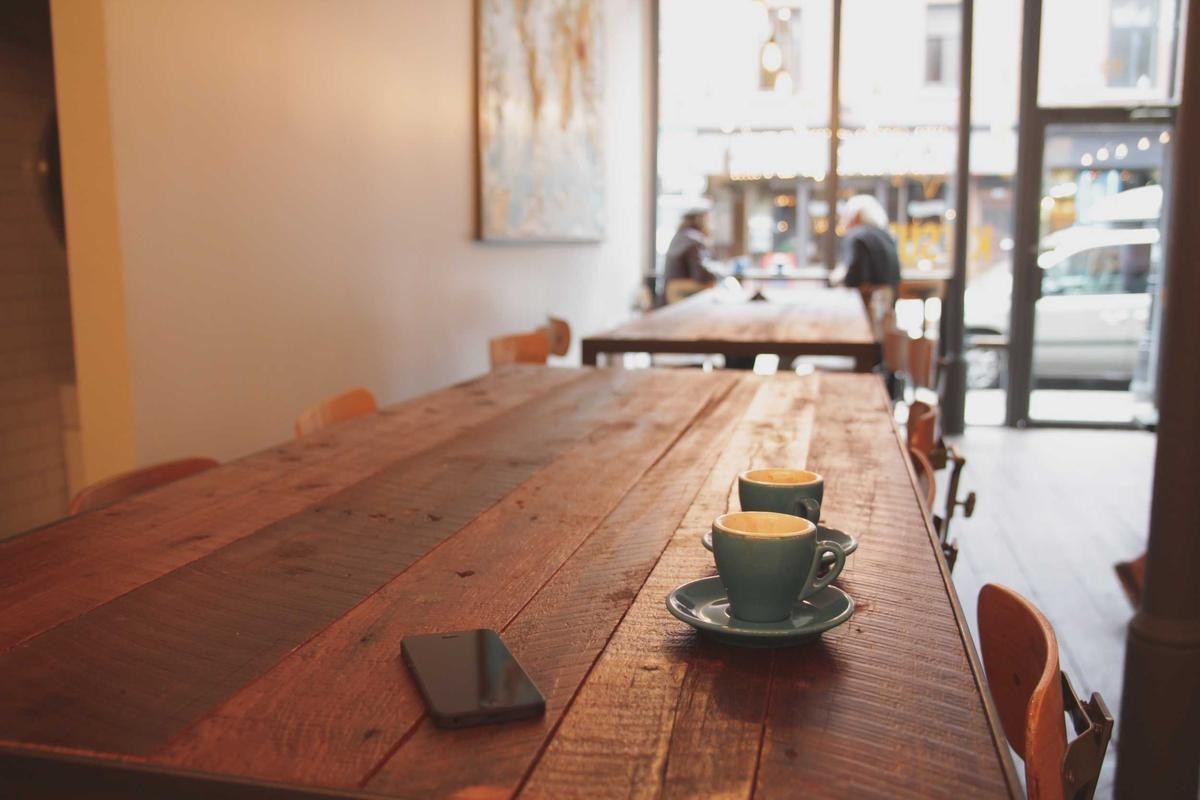
#> input picture images/image_001.jpg, 1200 x 800 px; its folder holds only this picture in this run
$ jupyter execute --allow-errors projet.ipynb
#> lines starting #> are read from the running program, lines starting #| are printed output that depends on the picture
[cell 1]
import requests

SPARQL_ENDPOINT = "https://query.wikidata.org/sparql"

query = """
SELECT ?image WHERE {
  ?item wdt:P31 wd:Q8502 .
  ?item wdt:P18 ?image .
}
LIMIT 120
"""

headers = {
    "User-Agent": "ProjetRecommendationImages/1.0"
}

#> (the rest of this cell did not finish here and is left out)

[cell 2]
import os
import json
import time
import requests
from PIL import Image
from io import BytesIO

# Session avec User-Agent obligatoire
#> (the rest of this cell did not finish here and is left out)

[cell 3]
import os
import json
import time
import requests
from PIL import Image
from io import BytesIO

os.makedirs("images", exist_ok=True)
os.makedirs("data", exist_ok=True)

#> (the rest of this cell did not finish here and is left out)

[cell 4]
import os
import json
from PIL import Image, ExifTags

images_folder = "images"
metadata_list = []

for file_name in os.listdir(images_folder):
    if file_name.lower().endswith((".jpg", ".jpeg", ".png")):
        file_path = os.path.join(images_folder, file_name)

        try:
            img = Image.open(file_path)
#> img is the input picture: PIL image 1200x800 RGB; mean R, G, B 157.7, 128.1, 113.2

            width, height = img.size
            img_format = img.format
            file_size = os.path.getsize(file_path) / 1024

            # Extraction EXIF
            exif_data = {}
            try:
                exif_raw = img._getexif()
                if exif_raw:
                    for tag, value in exif_raw.items():
                        tag_name = ExifTags.TAGS.get(tag, tag)
                        exif_data[str(tag_name)] = str(value)
            except:
                pass

            metadata = {
                "file_name": file_name,
                "width": width,
                "height": height,
                "format": img_format,
                "size_kb": round(file_size, 2),
                "source_url": "Unknown",
                "license": "Picsum / Unsplash",
                "exif": exif_data
            }

            metadata_list.append(metadata)

        except Exception as e:
            print("Erreur sur", file_name, ":", e)

print("Images analysées :", len(metadata_list))
#| Images analysées : 1

[cell 5]
with open("data/images_metadata.json", "w", encoding="utf-8") as f:
    json.dump(metadata_list, f, indent=4, ensure_ascii=False)

print("Fichier images_metadata.json créé ✅")

[cell 6]
import os, json
import numpy as np
from PIL import Image

from sklearn.cluster import KMeans  # si erreur: pip install scikit-learn

# Palette simple pour convertir RGB -> nom (approximation)
COLOR_PALETTE = {
    "noir": (0, 0, 0),
    "blanc": (255, 255, 255),
    "gris": (128, 128, 128),
    "rouge": (220, 20, 60),
    "vert": (34, 139, 34),
    "bleu": (30, 144, 255),
    "jaune": (255, 215, 0),
    "orange": (255, 140, 0),
    "violet": (138, 43, 226),
    "rose": (255, 105, 180),
    "marron": (139, 69, 19),
    "cyan": (0, 255, 255),
}

def rgb_to_name(rgb):
    r, g, b = rgb
    best_name, best_dist = None, float("inf")
    for name, (pr, pg, pb) in COLOR_PALETTE.items():
        d = (r-pr)**2 + (g-pg)**2 + (b-pb)**2
        if d < best_dist:
            best_dist = d
            best_name = name
    return best_name

def extract_dominant_colors(image_path, k=4, max_pixels=50000):
    """
    Retourne k couleurs dominantes en RGB via KMeans.
    On downsample pour accélérer.
    """
    img = Image.open(image_path).convert("RGB")
    arr = np.array(img)

    pixels = arr.reshape(-1, 3)

    # échantillonnage pour accélérer
    if pixels.shape[0] > max_pixels:
        idx = np.random.choice(pixels.shape[0], max_pixels, replace=False)
        pixels = pixels[idx]

    kmeans = KMeans(n_clusters=k, n_init=10, random_state=42)
    kmeans.fit(pixels)

    centers = kmeans.cluster_centers_.astype(int)

    # Trier par fréquence (clusters les plus présents d'abord)
    labels, counts = np.unique(kmeans.labels_, return_counts=True)
    order = np.argsort(counts)[::-1]
    centers = centers[order]

    dominant = [centers[i].tolist() for i in range(min(k, len(centers)))]
    return dominant

def get_orientation(width, height, tol=0.03):
    if abs(width - height) / max(width, height) <= tol:
        return "carre"
    return "paysage" if width > height else "portrait"

def get_size_category(width, height):
    m = max(width, height)
    if m < 500:
        return "vignette"
    elif m <= 1500:
        return "moyenne"
    else:
        return "grande"

def simple_tags(dominant_colors, orientation, size_category):
    # Tags auto basiques (ça suffit pour le projet)
    names = [rgb_to_name(tuple(c)) for c in dominant_colors]
    tags = set(names)
    tags.add(orientation)
    tags.add(size_category)

    # tag luminosité simple
    # luminance approx: 0.2126R + 0.7152G + 0.0722B
    lum = np.mean([0.2126*c[0] + 0.7152*c[1] + 0.0722*c[2] for c in dominant_colors])
    if lum > 180:
        tags.add("clair")
    elif lum < 80:
        tags.add("sombre")
    else:
        tags.add("neutre")

    return sorted(tags)

[cell 7]
images_folder = "images"
labels = {}

# tu peux choisir k=3,4,5 (4 est un bon compromis)
K = 4

files = sorted([f for f in os.listdir(images_folder) if f.lower().endswith((".jpg",".jpeg",".png"))])

for i, file_name in enumerate(files, start=1):
    path = os.path.join(images_folder, file_name)

    try:
        img = Image.open(path)
        width, height = img.size

        dominant = extract_dominant_colors(path, k=K)
        color_names = [rgb_to_name(tuple(c)) for c in dominant]

        orientation = get_orientation(width, height)
        size_category = get_size_category(width, height)
        tags = simple_tags(dominant, orientation, size_category)

        labels[file_name] = {
            "predominant_colors": dominant,
            "color_names": color_names,
            "orientation": orientation,
            "size_category": size_category,
            "tags": tags
        }

        if i % 10 == 0:
            print(f"OK {i}/{len(files)} : {file_name}")

    except Exception as e:
        print("Erreur sur", file_name, ":", e)

print("Images annotées :", len(labels))
#| Images annotées : 1

[cell 8]
with open("data/images_labels.json", "w", encoding="utf-8") as f:
    json.dump(labels, f, indent=4, ensure_ascii=False)

print("✅ data/images_labels.json créé avec", len(labels), "images")
#| ✅ data/images_labels.json créé avec 1 images

#> (a cell that did not finish here is left out)

[cell 10]
import json
import random
from collections import Counter

with open("data/images_labels.json", "r", encoding="utf-8") as f:
    labels = json.load(f)

all_images = list(labels.keys())
print("Nb images disponibles:", len(all_images))

[cell 11]
def pick_favorites_by_preference(all_imgs, labels, prefer_colors=None, prefer_orientation=None, prefer_tags=None, n_min=10, n_max=20):
    n_fav = random.randint(n_min, n_max)

    scored = []
    for img in all_imgs:
        s = 0
        info = labels[img]

        if prefer_colors:
            s += sum(2 for c in info["color_names"] if c in prefer_colors)

        if prefer_orientation:
            s += 2 if info["orientation"] == prefer_orientation else 0

        if prefer_tags:
            s += sum(1 for t in info["tags"] if t in prefer_tags)

        scored.append((img, s))

    scored.sort(key=lambda x: x[1], reverse=True)

    # prendre surtout les meilleurs mais garder un peu de hasard
    top_pool = [img for img, _ in scored[:60]]
    favorites = random.sample(top_pool, k=min(n_fav, len(top_pool)))
    return favorites

random.seed(42)

users_raw = [
    {"user_id": "user_001", "theme": "bleu_paysage", "prefs": {"colors": ["bleu", "cyan"], "orientation": "paysage", "tags": ["clair"]}},
    {"user_id": "user_002", "theme": "vert_nature",  "prefs": {"colors": ["vert"], "orientation": "paysage", "tags": ["neutre", "clair"]}},
    {"user_id": "user_003", "theme": "sombre",       "prefs": {"colors": ["noir", "gris"], "orientation": None, "tags": ["sombre"]}},
    {"user_id": "user_004", "theme": "chaud",        "prefs": {"colors": ["rouge", "orange", "jaune"], "orientation": "portrait", "tags": ["clair", "neutre"]}},
    {"user_id": "user_005", "theme": "mix",          "prefs": {"colors": ["violet", "rose"], "orientation": None, "tags": ["neutre"]}},
]

users = []
for u in users_raw:
    favs = pick_favorites_by_preference(
        all_images, labels,
        prefer_colors=u["prefs"]["colors"],
        prefer_orientation=u["prefs"]["orientation"],
        prefer_tags=u["prefs"]["tags"]
    )
    users.append({
        "user_id": u["user_id"],
        "theme": u["theme"],
        "favorite_images": favs
    })

print("Utilisateurs simulés:", len(users))
print(users[0]["user_id"], "->", len(users[0]["favorite_images"]), "favoris")

[cell 12]
def build_user_profile(user, labels, top_n=3, top_tags=5):
    favs = user["favorite_images"]

    all_colors = []
    all_orientations = []
    all_sizes = []
    all_tags = []

    for img in favs:
        info = labels[img]
        all_colors.extend(info.get("color_names", []))
        all_orientations.append(info.get("orientation"))
        all_sizes.append(info.get("size_category"))
        all_tags.extend(info.get("tags", []))

    fav_colors = [c for c, _ in Counter(all_colors).most_common(top_n)]
    fav_orientation = Counter(all_orientations).most_common(1)[0][0] if all_orientations else None
    fav_size = Counter(all_sizes).most_common(1)[0][0] if all_sizes else None
    fav_tags = [t for t, _ in Counter(all_tags).most_common(top_tags)]

    return {
        "user_id": user["user_id"],
        "favorite_colors": fav_colors,
        "favorite_orientation": fav_orientation,
        "favorite_size": fav_size,
        "favorite_tags": fav_tags,
        "favorite_images": favs
    }

user_profiles = [build_user_profile(u, labels) for u in users]

print("Profil exemple :")
print(user_profiles[0])

[cell 13]
# Couleurs populaires globalement
global_colors = []
global_tags = []

for prof in user_profiles:
    global_colors.extend(prof["favorite_colors"])
    global_tags.extend(prof["favorite_tags"])

top_global_colors = Counter(global_colors).most_common(10)
top_global_tags = Counter(global_tags).most_common(10)

print("Top couleurs (global):", top_global_colors)
print("Top tags (global):", top_global_tags)

[cell 14]
with open("data/users.json", "w", encoding="utf-8") as f:
    json.dump(user_profiles, f, indent=4, ensure_ascii=False)

print("✅ data/users.json créé avec", len(user_profiles), "utilisateurs")

[cell 15]
import json
import matplotlib.pyplot as plt
from collections import Counter

# Charger labels
with open("data/images_labels.json", "r", encoding="utf-8") as f:
    labels = json.load(f)

# Charger users
with open("data/users.json", "r", encoding="utf-8") as f:
    users = json.load(f)

print("Images:", len(labels))
print("Users:", len(users))

[cell 16]
orientations = [info["orientation"] for info in labels.values()]
orientation_counts = Counter(orientations)

plt.figure()
plt.bar(orientation_counts.keys(), orientation_counts.values())
plt.title("Nombre d'images par orientation")
plt.xlabel("Orientation")
plt.ylabel("Nombre d'images")
plt.legend(["Orientation"])
plt.savefig("data/plot_orientation.png")
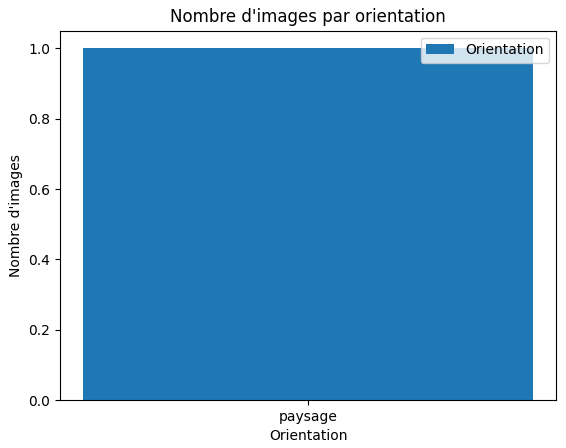
#> figure drawn by matplotlib, 1 panel
plt.show()

[cell 17]
sizes = [info["size_category"] for info in labels.values()]
size_counts = Counter(sizes)

plt.figure()
plt.bar(size_counts.keys(), size_counts.values())
plt.title("Nombre d'images par categorie de taille")
plt.xlabel("Categorie")
plt.ylabel("Nombre d'images")
plt.legend(["Taille"])
plt.savefig("data/plot_size.png")
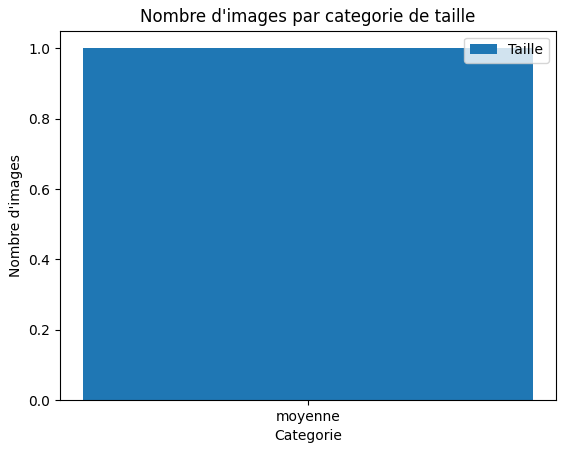
#> figure drawn by matplotlib, 1 panel
plt.show()

[cell 18]
formats = []
for file in labels.keys():
    if file.lower().endswith(".jpg"):
        formats.append("JPEG")
    elif file.lower().endswith(".png"):
        formats.append("PNG")
    else:
        formats.append("Autre")

format_counts = Counter(formats)

plt.figure()
plt.pie(format_counts.values(), labels=format_counts.keys(), autopct='%1.1f%%')
plt.title("Distribution des formats d'image")
plt.savefig("data/plot_formats.png")
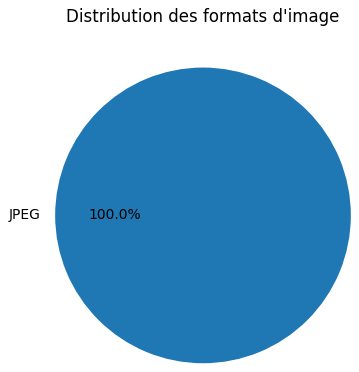
#> figure drawn by matplotlib, 1 panel
plt.show()

[cell 19]
all_colors = []
for info in labels.values():
    all_colors.extend(info["predominant_colors"])

plt.figure(figsize=(8,2))

for i, color in enumerate(all_colors[:20]):  # afficher 20 exemples
    plt.fill_between([i, i+1], 0, 1, color=[c/255 for c in color])

plt.xticks([])
plt.yticks([])
plt.title("Exemple de couleurs predominantes")
plt.savefig("data/plot_palette.png")
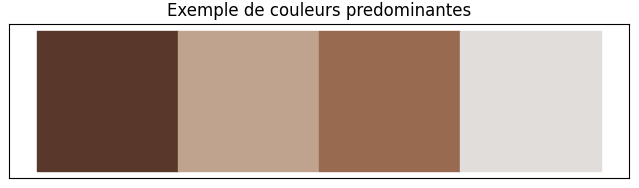
#> figure drawn by matplotlib, 1 panel
plt.show()

[cell 20]
all_color_names = []
for info in labels.values():
    all_color_names.extend(info["color_names"])

color_counts = Counter(all_color_names)

plt.figure()
plt.bar(color_counts.keys(), color_counts.values())
plt.xticks(rotation=45)
plt.title("Frequence des couleurs")
plt.xlabel("Couleurs")
plt.ylabel("Frequence")
plt.legend(["Couleurs"])
plt.savefig("data/plot_color_histogram.png")
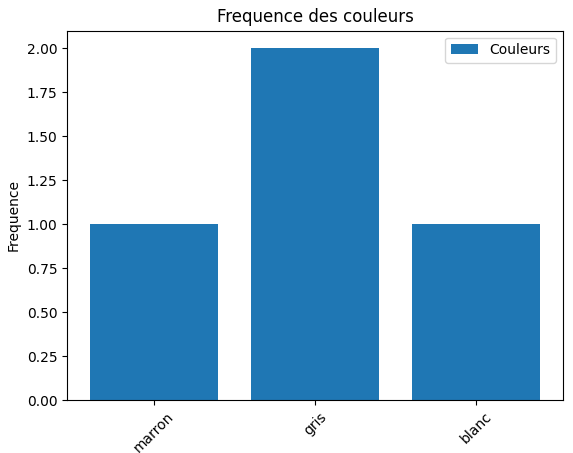
#> figure drawn by matplotlib, 1 panel; tallest bar 2 high, from x = 0.6 to 1.4
plt.show()

[cell 21]
plt.figure()

for user in users:
    colors = user["favorite_colors"]
    counts = Counter(colors)
    plt.bar([user["user_id"] + "_" + c for c in counts.keys()],
            counts.values())

plt.xticks(rotation=45)
plt.title("Couleurs favorites par utilisateur")
plt.xlabel("Utilisateur_Couleur")
plt.ylabel("Frequence")
plt.savefig("data/plot_user_colors.png")
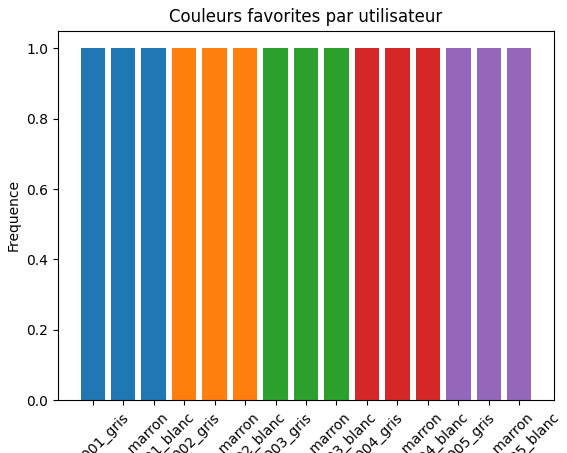
#> figure drawn by matplotlib, 1 panel
plt.show()

[cell 22]
user_orientations = {u["user_id"]: u["favorite_orientation"] for u in users}
orientation_counts = Counter(user_orientations.values())

plt.figure()
plt.bar(orientation_counts.keys(), orientation_counts.values())
plt.title("Orientation favorite des utilisateurs")
plt.xlabel("Orientation")
plt.ylabel("Nombre d'utilisateurs")
plt.legend(["Orientation favorite"])
plt.savefig("data/plot_user_orientation.png")
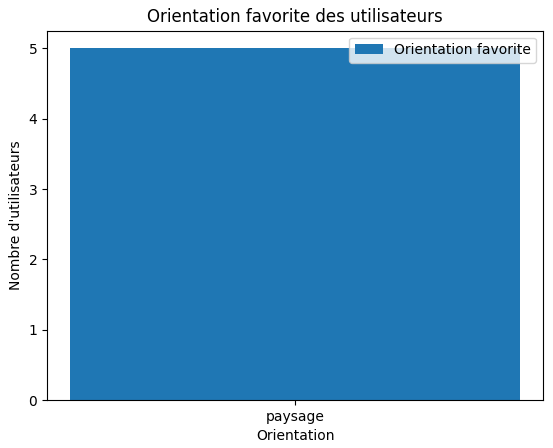
#> figure drawn by matplotlib, 1 panel
plt.show()

[cell 23]
all_tags = []
for info in labels.values():
    all_tags.extend(info["tags"])

tag_counts = Counter(all_tags).most_common(15)

tags, counts = zip(*tag_counts)

plt.figure()
plt.bar(tags, counts)
plt.xticks(rotation=45)
plt.title("Tags les plus courants")
plt.xlabel("Tags")
plt.ylabel("Frequence")
plt.legend(["Tags"])
plt.savefig("data/plot_tags.png")
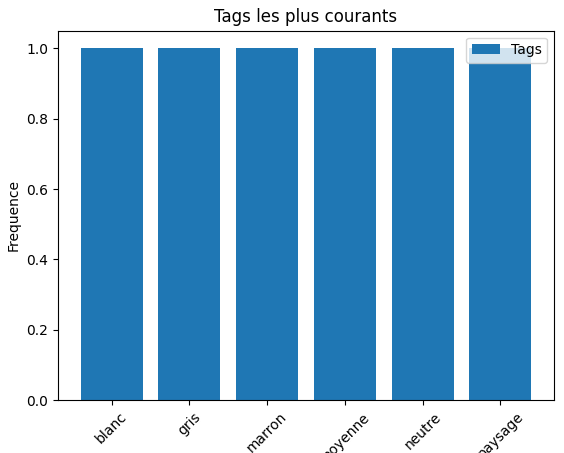
#> figure drawn by matplotlib, 1 panel
plt.show()

[cell 24]
import os, random, shutil, time, json
import requests
from PIL import Image
from io import BytesIO

# ---- Réglages ----
N_IMAGES = 120          # prends 120 pour être sûr d'avoir 100+ utilisables
P_CONVERT_PNG = 0.35    # 35% en PNG, le reste en JPG
SEED = 42
random.seed(SEED)

images_dir = "images_v2"
data_dir = "data"
os.makedirs(images_dir, exist_ok=True)
os.makedirs(data_dir, exist_ok=True)

# 1) Nettoyer le dossier images (optionnel mais conseillé)
for f in os.listdir(images_dir):
    fp = os.path.join(images_dir, f)
    if os.path.isfile(fp):
        os.remove(fp)

#> (the rest of this cell did not finish here and is left out)

[cell 25]
from collections import Counter
import matplotlib.pyplot as plt

all_color_names = []
for info in labels.values():
    all_color_names.extend(info["color_names"])

color_counts = Counter(all_color_names)

# 🔥 TRI DÉCROISSANT
sorted_colors = sorted(color_counts.items(), key=lambda x: x[1], reverse=True)

colors, counts = zip(*sorted_colors)

plt.figure()
plt.bar(colors, counts)
plt.xticks(rotation=45)
plt.title("Frequence des couleurs (ordre décroissant)")
plt.xlabel("Couleurs")
plt.ylabel("Frequence")
plt.legend(["Couleurs"])
plt.savefig("data/plot_color_histogram.png")
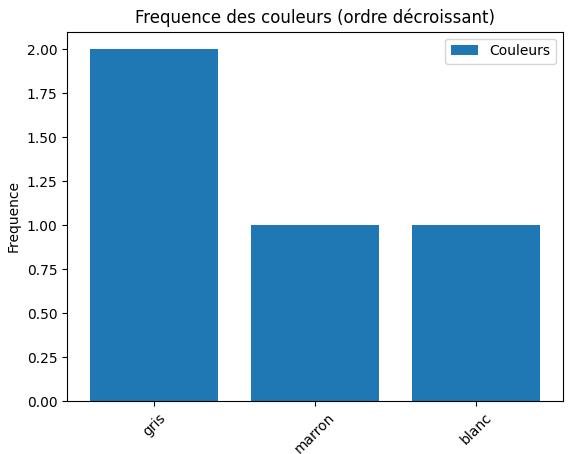
#> figure drawn by matplotlib, 1 panel; tallest bar 2 high, from x = -0.4 to 0.4
plt.tight_layout()
plt.show()
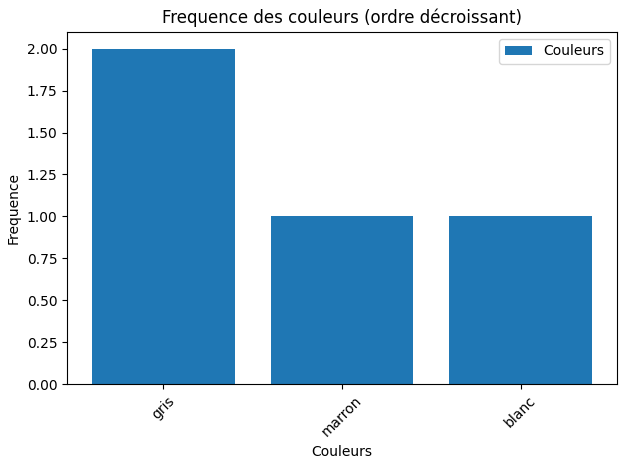
#> figure drawn by matplotlib, 1 panel; tallest bar 2 high, from x = -0.4 to 0.4

$ run again, on images/image_005.jpg
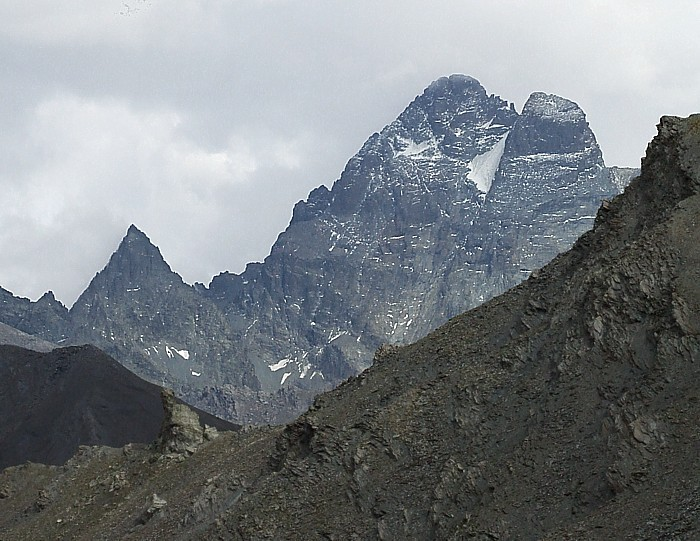
#> input picture images/image_005.jpg, 700 x 541 px
#> img is the input picture: PIL image 700x541 RGB; mean R, G, B 121.9, 127.2, 131
#| Images analysées : 1
#| Images annotées : 1
#| ✅ data/images_labels.json créé avec 1 images
#> `plt.savefig("data/plot_tags.png")`:
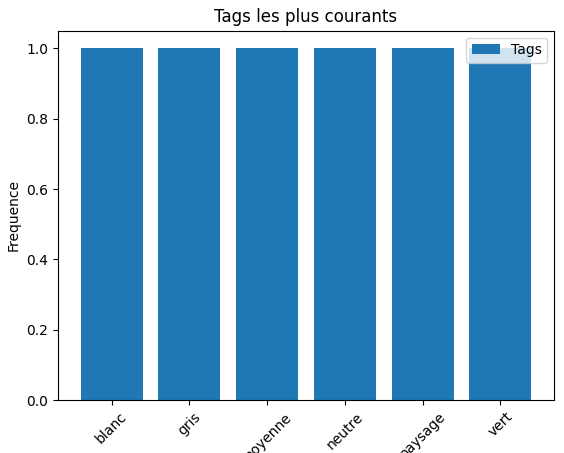
#> figure drawn by matplotlib, 1 panel
#> `plt.show()`:
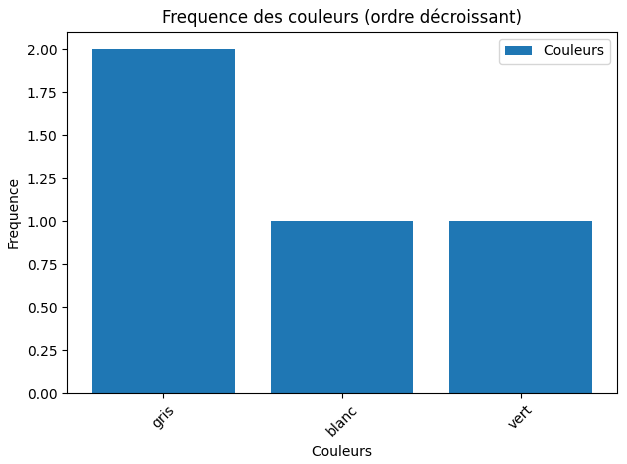
#> figure drawn by matplotlib, 1 panel; tallest bar 2 high, from x = -0.4 to 0.4
